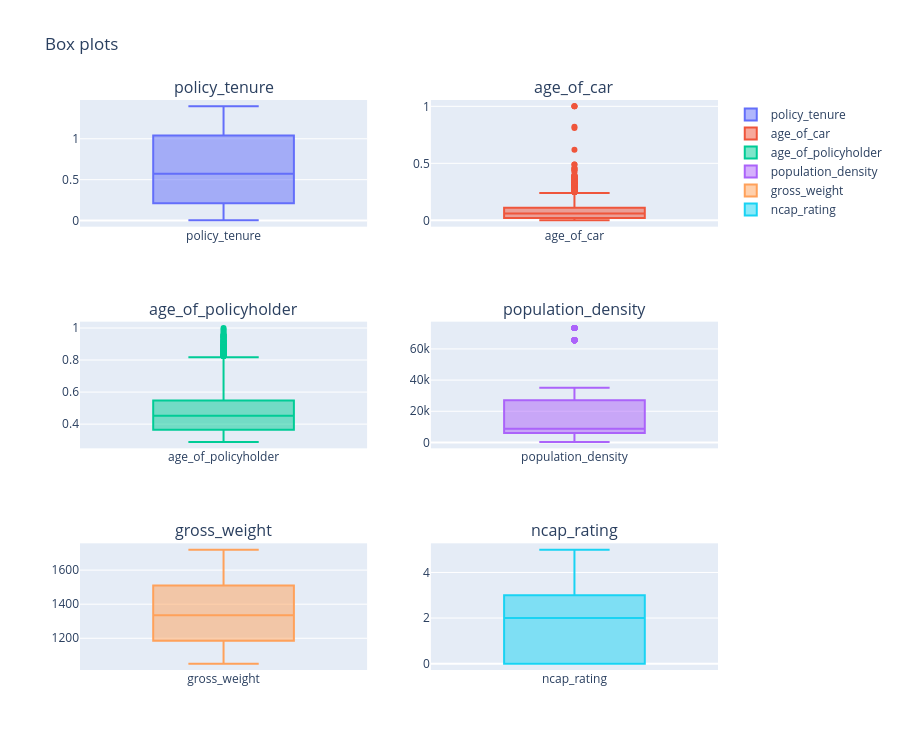

This figure's notebook cell:
### Code cell
# outliers (deteccion con boxplot)
numeric_cols = df.select_dtypes(include=np.number).columns.drop(['is_claim', 'make'])

n_cols = 2
n_rows = (len(numeric_cols) // n_cols)  # ceil division

fig = make_subplots(rows=n_rows, cols=n_cols, subplot_titles=numeric_cols)

for i, col in enumerate(numeric_cols):
    row = i // n_cols + 1
    col_pos = i % n_cols + 1
    fig.add_trace(go.Box(y=df[col], name=col), row=row, col=col_pos)

fig.update_layout(height=250 * n_rows, title_text="Box plots")
fig.show()

### Figure 1 — Plotly figure (JSON) as saved in the notebook; plotly's stock layout.template omitted (floating-point values rounded to 4 significant figures; data arrays with more than 128 entries replaced by an {"elided": "..."} marker saying what was removed)
{"data": [{"name": "policy_tenure", "type": "box", "xaxis": "x", "y": {"elided": "58592 float values"}, "yaxis": "y"}, {"name": "age_of_car", "type": "box", "xaxis": "x2", "y": {"elided": "58592 float values"}, "yaxis": "y2"}, {"name": "age_of_policyholder", "type": "box", "xaxis": "x3", "y": {"elided": "58592 float values"}, "yaxis": "y3"}, {"name": "population_density", "type": "box", "xaxis": "x4", "y": {"elided": "58592 int values"}, "yaxis": "y4"}, {"name": "gross_weight", "type": "box", "xaxis": "x5", "y": {"elided": "58592 int values"}, "yaxis": "y5"}, {"name": "ncap_rating", "type": "box", "xaxis": "x6", "y": {"elided": "58592 int values"}, "yaxis": "y6"}], "layout": {"annotations": [{"font": {"size": 16}, "showarrow": false, "text": "policy_tenure", "x": 0.225, "xanchor": "center", "xref": "paper", "y": 1, "yanchor": "bottom", "yref": "paper"}, {"font": {"size": 16}, "showarrow": false, "text": "age_of_car", "x": 0.775, "xanchor": "center", "xref": "paper", "y": 1, "yanchor": "bottom", "yref": "paper"}, {"font": {"size": 16}, "showarrow": false, "text": "age_of_policyholder", "x": 0.225, "xanchor": "center", "xref": "paper", "y": 0.6111, "yanchor": "bottom", "yref": "paper"}, {"font": {"size": 16}, "showarrow": false, "text": "population_density", "x": 0.775, "xanchor": "center", "xref": "paper", "y": 0.6111, "yanchor": "bottom", "yref": "paper"}, {"font": {"size": 16}, "showarrow": false, "text": "gross_weight", "x": 0.225, "xanchor": "center", "xref": "paper", "y": 0.2222, "yanchor": "bottom", "yref": "paper"}, {"font": {"size": 16}, "showarrow": false, "text": "ncap_rating", "x": 0.775, "xanchor": "center", "xref": "paper", "y": 0.2222, "yanchor": "bottom", "yref": "paper"}], "height": 750, "title": {"text": "Box plots"}, "xaxis": {"anchor": "y", "domain": [0, 0.45]}, "xaxis2": {"anchor": "y2", "domain": [0.55, 1]}, "xaxis3": {"anchor": "y3", "domain": [0, 0.45]}, "xaxis4": {"anchor": "y4", "domain": [0.55, 1]}, "xaxis5": {"anchor": "y5", "domain": [0, 0.45]}, "xaxis6": {"anchor": "y6", "domain": [0.55, 1]}, "yaxis": {"anchor": "x", "domain": [0.7778, 1]}, "yaxis2": {"anchor": "x2", "domain": [0.7778, 1]}, "yaxis3": {"anchor": "x3", "domain": [0.3889, 0.6111]}, "yaxis4": {"anchor": "x4", "domain": [0.3889, 0.6111]}, "yaxis5": {"anchor": "x5", "domain": [0, 0.2222]}, "yaxis6": {"anchor": "x6", "domain": [0, 0.2222]}}}
